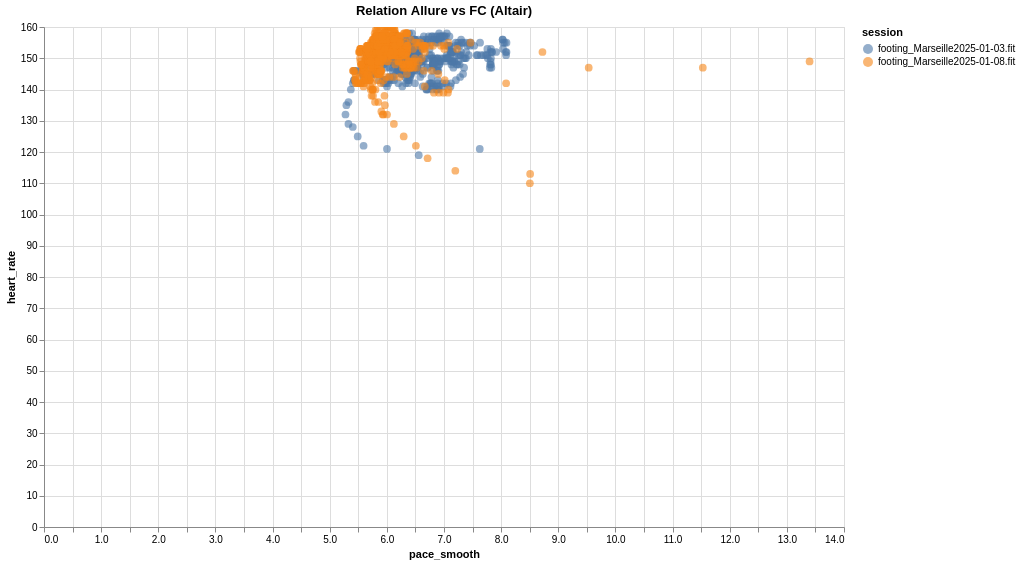

The cell this chart's notebook holds for it:
### Markdown cell above
### d. Analyse relationnelle : Altair

Scatter plot interactif pour explorer la relation entre FC et allure, avec la couleur selon la séance et un tooltip pour altitude et temps.

### Code cell
def plot_altair(selected_sessions):
    df_sess = df_all[df_all["session"].isin(selected_sessions)].copy()
    chart = alt.Chart(df_sess).mark_circle(size=60, opacity=0.6).encode(
        x="pace_smooth",
        y="heart_rate",
        color="session",
        tooltip=["session","elapsed_s","pace_smooth","heart_rate","enhanced_altitude"]
    ).interactive().properties(
        width=800,
        height=500,
        title="Relation Allure vs FC (Altair)"
    )
    display(chart)

plot_altair(sessions_dropdown.value)

### Figure 1 — Vega-Lite specification as saved in the notebook (floating-point values rounded to 4 significant figures; data arrays with more than 128 entries replaced by an {"elided": "..."} marker saying what was removed)
{"config": {"view": {"continuousWidth": 300, "continuousHeight": 300}}, "data": {"name": "data-34ed6f7dc4fcfc741b43ad29dd4af264"}, "mark": {"type": "circle", "opacity": 0.6, "size": 60}, "encoding": {"color": {"field": "session", "type": "nominal"}, "tooltip": [{"field": "session", "type": "nominal"}, {"field": "elapsed_s", "type": "quantitative"}, {"field": "pace_smooth", "type": "quantitative"}, {"field": "heart_rate", "type": "quantitative"}, {"field": "enhanced_altitude", "type": "quantitative"}], "x": {"field": "pace_smooth", "type": "quantitative"}, "y": {"field": "heart_rate", "type": "quantitative"}}, "height": 500, "params": [{"name": "param_1", "select": {"type": "interval", "encodings": ["x", "y"]}, "bind": "scales"}], "title": "Relation Allure vs FC (Altair)", "width": 800, "$schema": "https://vega.github.io/schema/vega-lite/v5.20.1.json", "datasets": {"data-34ed6f7dc4fcfc741b43ad29dd4af264": {"elided": "1363 records"}}}
